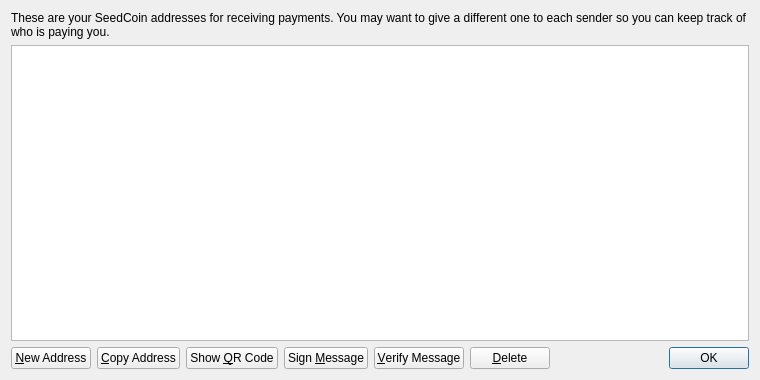
<?xml version="1.0" encoding="UTF-8"?>
<ui version="4.0">
 <class>AddressBookPage</class>
 <widget class="QWidget" name="AddressBookPage">
  <property name="geometry">
   <rect>
    <x>0</x>
    <y>0</y>
    <width>760</width>
    <height>380</height>
   </rect>
  </property>
  <property name="windowTitle">
   <string>Address Book</string>
  </property>
  <layout class="QVBoxLayout" name="verticalLayout">
   <item>
    <widget class="QLabel" name="labelExplanation">
     <property name="text">
      <string>These are your SeedCoin addresses for receiving payments. You may want to give a different one to each sender so you can keep track of who is paying you.</string>
     </property>
     <property name="textFormat">
      <enum>Qt::PlainText</enum>
     </property>
     <property name="wordWrap">
      <bool>true</bool>
     </property>
    </widget>
   </item>
   <item>
    <widget class="QTableView" name="tableView">
     <property name="contextMenuPolicy">
      <enum>Qt::CustomContextMenu</enum>
     </property>
     <property name="toolTip">
      <string>Double-click to edit address or label</string>
     </property>
     <property name="tabKeyNavigation">
      <bool>false</bool>
     </property>
     <property name="alternatingRowColors">
      <bool>true</bool>
     </property>
     <property name="selectionMode">
      <enum>QAbstractItemView::SingleSelection</enum>
     </property>
     <property name="selectionBehavior">
      <enum>QAbstractItemView::SelectRows</enum>
     </property>
     <property name="sortingEnabled">
      <bool>true</bool>
     </property>
     <attribute name="verticalHeaderVisible">
      <bool>false</bool>
     </attribute>
    </widget>
   </item>
   <item>
    <layout class="QHBoxLayout" name="horizontalLayout">
     <item>
      <widget class="QPushButton" name="newAddressButton">
       <property name="toolTip">
        <string>Create a new address</string>
       </property>
       <property name="text">
        <string>&amp;New Address</string>
       </property>
       <property name="icon">
        <iconset resource="../bitcoin.qrc">
         <normaloff>:/icons/add</normaloff>:/icons/add</iconset>
       </property>
      </widget>
     </item>
     <item>
      <widget class="QPushButton" name="copyToClipboard">
       <property name="toolTip">
        <string>Copy the currently selected address to the system clipboard</string>
       </property>
       <property name="text">
        <string>&amp;Copy Address</string>
       </property>
       <property name="icon">
        <iconset resource="../bitcoin.qrc">
         <normaloff>:/icons/editcopy</normaloff>:/icons/editcopy</iconset>
       </property>
      </widget>
     </item>
     <item>
      <widget class="QPushButton" name="showQRCode">
       <property name="text">
        <string>Show &amp;QR Code</string>
       </property>
       <property name="icon">
        <iconset resource="../bitcoin.qrc">
         <normaloff>:/icons/qrcode</normaloff>:/icons/qrcode</iconset>
       </property>
      </widget>
     </item>
     <item>
      <widget class="QPushButton" name="signMessage">
       <property name="toolTip">
        <string>Sign a message to prove you own a SeedCoin address</string>
       </property>
       <property name="text">
        <string>Sign &amp;Message</string>
       </property>
       <property name="icon">
        <iconset resource="../bitcoin.qrc">
         <normaloff>:/icons/edit</normaloff>:/icons/edit</iconset>
       </property>
      </widget>
     </item>
     <item>
      <widget class="QPushButton" name="verifyMessage">
       <property name="toolTip">
        <string>Verify a message to ensure it was signed with a specified SeedCoin address</string>
       </property>
       <property name="text">
        <string>&amp;Verify Message</string>
       </property>
       <property name="icon">
        <iconset resource="../bitcoin.qrc">
         <normaloff>:/icons/transaction_0</normaloff>:/icons/transaction_0</iconset>
       </property>
      </widget>
     </item>
     <item>
      <widget class="QPushButton" name="deleteButton">
       <property name="toolTip">
        <string>Delete the currently selected address from the list</string>
       </property>
       <property name="text">
        <string>&amp;Delete</string>
       </property>
       <property name="icon">
        <iconset resource="../bitcoin.qrc">
         <normaloff>:/icons/remove</normaloff>:/icons/remove</iconset>
       </property>
      </widget>
     </item>
     <item>
      <spacer name="horizontalSpacer">
       <property name="orientation">
        <enum>Qt::Horizontal</enum>
       </property>
       <property name="sizeHint" stdset="0">
        <size>
         <width>40</width>
         <height>20</height>
        </size>
       </property>
      </spacer>
     </item>
     <item>
      <widget class="QDialogButtonBox" name="buttonBox">
       <property name="sizePolicy">
        <sizepolicy hsizetype="Maximum" vsizetype="Fixed">
         <horstretch>0</horstretch>
         <verstretch>0</verstretch>
        </sizepolicy>
       </property>
       <property name="standardButtons">
        <set>QDialogButtonBox::Ok</set>
       </property>
      </widget>
     </item>
    </layout>
   </item>
  </layout>
 </widget>
 <resources>
  <include location="../bitcoin.qrc"/>
 </resources>
 <connections/>
</ui>
